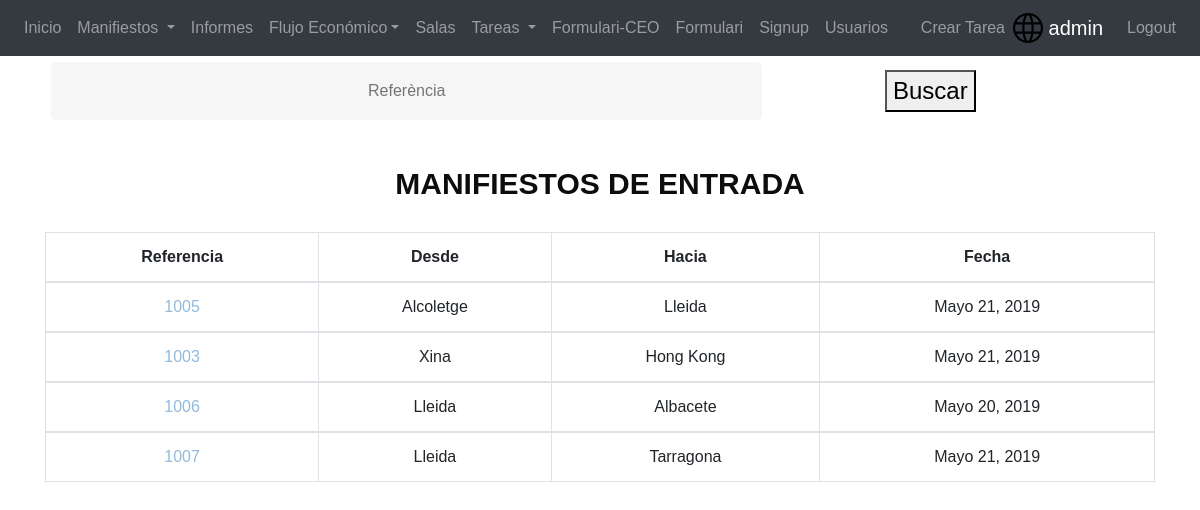
Screenshot of /application/manifiesto/entrada/ (signed in) with the database file from the repository.
### application/models.py (models this page shows, shortened)
class Manifest(models.Model):
    reference = models.CharField(max_length = 11, primary_key=True)
    fromLocation = models.CharField(max_length=64)
    toLocation = models.CharField(max_length=64)
    withdrawal = models.BooleanField()
    totalPackets = models.IntegerField()
    creationDate = models.DateField(null=True, blank=True, help_text="Seleccione la fecha de creación")
    revisionDate = models.DateField(null=True, blank=True, help_text="Seleccione la fecha de revisión")

### application/views.py (the view)
# urls.py: path('manifiesto/entrada/',manifiesto_entrada,name='manifiesto_entrada'),
def manifiesto_entrada(request):
    logged_user = request.user
    role_class = UserProfile.objects.filter(user=logged_user)
    if role_class.get().role == 'gestorsala'or role_class.get().role == 'admin' or role_class.get().role == 'CEO':
        manifest = Manifest.objects.filter(withdrawal=True)
        return render(request, 'GestorSala/manifiesto_entrada.html', context={'manifest': manifest, 'role_class': role_class.get()})
    else:
        raise PermissionDenied

### templates/GestorSala/manifiesto_entrada.html (shortened to what this page needs)
{% extends 'generic.html' %}
{% block informacio %}
    {% if role_class.role == 'gestorsala' or role_class.role == 'admin' %}
        <div class="container">
            <form action="{% url 'api_request' %}" method="post">
                    <table height=100% width=100%>
                        <tr>
                            <th>
                                <input id="search" name="search" type="text" class="span5" placeholder="Referència"/>
                            </th>
                            <th>
                                <button style="font-size:24px">Buscar </button>
                            </th>
                        </tr>
                    </table>
            </form>
        </div>
    {% endif %}
    {% if role_class.role == 'gestorsala' or role_class.role == 'admin' or role_class.role == 'CEO' %}
        <div class="container text-center">
            <div style="margin-bottom: 20px ">
                <h2 align="center" style="color: #0d0d0d">Manifiestos de Entrada</h2>
            </div>
        <table class="table table-bordered">
          <thead>
            <tr>
                    <th scope="col">Referencia</th>
                    <th scope="col">Desde</th>
                    <th scope="col">Hacia</th>
                    <th scope="col">Fecha</th>
            </tr>
          </thead>
          <tbody>
            {% for x in manifest %}
            <tr>
                <td><a href="{%  url 'product_detail' x.reference %}"> {{ x.reference}} </a></td>
                <td>  {{ x.fromLocation}}  </td>
                <td>  {{ x.toLocation}}  </td>
                <td>  {{ x.creationDate}}  </td>
            </tr>
          </tbody>
            {% empty %} Lo sentimos, este manifiesto no existe o ya se encuentra en la base de datos!
            {% endfor %}
        </table>
        </div>
    {% endif %}
    {% endblock %}

### templates/generic.html (shortened to what this page needs)
<!DOCTYPE html>
<html lang="en">
<head>
    <link rel="stylesheet" href="https://maxcdn.bootstrapcdn.com/bootstrap/4.3.1/css/bootstrap.min.css">
     {% load static %}
    <link rel="stylesheet" href="{% static '/css/start_page.css' %}">
</head>
<body>
    <div>
        <div>
            {% block content %}
                {% block register %}
                     {% if user.is_authenticated %}
                                {% block nav %}
                                        <nav class="navbar navbar-expand-lg navbar-dark bg-dark">
                                            <div class="collapse navbar-collapse" id="navbarSupportedContent">
                                                <ul class="navbar-nav mr-auto">
                                                        <li class="nav-item">
                                                        <a class=" nav-link" href="{% url 'homepage' %}"> Inicio</a>
                                                        </li>
                                                    {% if role_class.role == 'gestorsala' or role_class.role == 'admin' %}
                                                        <li class="nav-item dropdown">
                                                        <a class="nav-link dropdown-toggle" href="#" id="navbarDropdown" role="button" data-toggle="dropdown" aria-haspopup="true" aria-expanded="false">
                                                        Manifiestos
                                                        </a>
                                                        </li>
                                                    {% endif %}
                                                    {% if role_class.role == 'CEO' or role_class.role == 'admin'%}
                                                        <li class="nav-item">
                                                            <a class=" nav-link" href="{% url 'reports' %}"> Informes</a>
                                                        </li>
                                                        <li class="nav-item dropdown">
                                                        <a class=" nav-link dropdown-toggle" href="#"  id="navbarDropdown" role="button" data-toggle="dropdown" aria-haspopup="true" aria-expanded="false"> Flujo Económico</a>
                                                        </li>
                                                    {% endif %}
                                                    {% if role_class.role == 'gestorsala' or role_class.role == 'admin' or role_class.role == 'operario' or role_class.role == 'mantenimiento'%}
                                                        <li class="nav-item">
                                                        <a class=" nav-link" href="{% url 'rooms' %}"> Salas</a>
                                                        </li>
                                                    {% endif %}
                                                    {% if role_class.role == 'gestorsala' or role_class.role == 'admin'%}
                                                        <li class="nav-item dropdown">
                                                            <a class="nav-link dropdown-toggle" href="#" id="navbarDropdown" role="button" data-toggle="dropdown" aria-haspopup="true" aria-expanded="false">
                                                            Tareas
                                                            </a>
                                                        </li>
                                                    {% endif %}
                                                 {% if role_class.role == 'mantenimiento' or role_class.role == 'admin' %}
                                                     <a  class=" nav-link"  href="{% url 'formCEO_create' %}">Formulari-CEO</a>
                                                {% endif %}
                                                {% if role_class.role == 'CEO' or role_class.role == 'admin' %}
                                                     <a  class=" nav-link"  href="{% url 'formCEO_list' %}">Formulari</a>
                                                     <a  class=" nav-link"  href="{% url 'singup' %}">Signup</a>
                                                    <a  class=" nav-link"  href="{% url 'all_users' %}">Usuarios</a>
                                                {% endif %}
                                                </ul>
                                                <ul class="navbar-nav margin-right: auto">
                                                    {% if role_class.role == 'gestorsala' or role_class.role == 'admin'%}
                                                        <li class="nav-item">
                                                            <a class=" nav-link" href="{% url 'task_create'%}">Crear Tarea</a>
                                                        </li>
                                                    {% endif %}
                                                       <li class="nav-item active" >
                                                    <a class="navbar-brand" href="#"><img src="{% static '/icon/world-wide-web.svg' %}" width="30" height="30" class="d-inline-block align-top" alt=""> {{ user.username }}</a>
                                                        </li>
                                                        <li class="nav-item">
                                                    <a class=" nav-link" href="{% url 'logout' %}"> Logout</a>
                                                        </li>
                                                </ul>
                                            </div>
                                        </nav>
                                {% endblock %}
                                {% block informacio %}{% endblock %}
                         {% endif %}
                {% endblock %}
            {% endblock %}
         </div>
    </div>
</body>
</html>

### application/static/css/start_page.css (style rules this page uses)
html { background-color: #56baed; }
body { font-family: "Poppins", sans-serif; height: 100vh; }
a { color: #92badd; display:inline-block; text-decoration: none; font-weight: 400; }
h2 { text-align: center; font-size: 30px; font-weight: 600; text-transform: uppercase; display:inline-block; margin: 40px 8px 10px 8px; color: #cccccc; }
input[type=text], input[type=password] { background-color: #f6f6f6; border: none; color: #0d0d0d; padding: 15px 32px; text-align: center; text-decoration: none; display: inline-block; font-size: 16px; margin: 5px; width: 85%; border: 2px solid #f6f6f6; -webkit-transition: all 0.5s ease-in-out; -moz-transition: all 0.5s ease-in-out; -ms-transition: all 0.5s ease-in-out; -o-transition: all 0.5s ease-in-out; transition: all 0.5s ease-in-out; -webkit-border-radius: 5px 5px 5px 5px; border-radius: 5px 5px 5px 5px; }
input[type=text]:placeholder { color: #cccccc; }

### rows the page displays
Manifest: reference "1005", fromLocation "Alcoletge", toLocation "Lleida", creationDate "Mayo 21, 2019"
Manifest: reference "1003", fromLocation "Xina", toLocation "Hong Kong", creationDate "Mayo 21, 2019"
Manifest: reference "1006", fromLocation "Lleida", toLocation "Albacete", creationDate "Mayo 20, 2019"
Manifest: reference "1007", fromLocation "Lleida", toLocation "Tarragona", creationDate "Mayo 21, 2019"

### other values shown
{{ user.username }} "admin"
